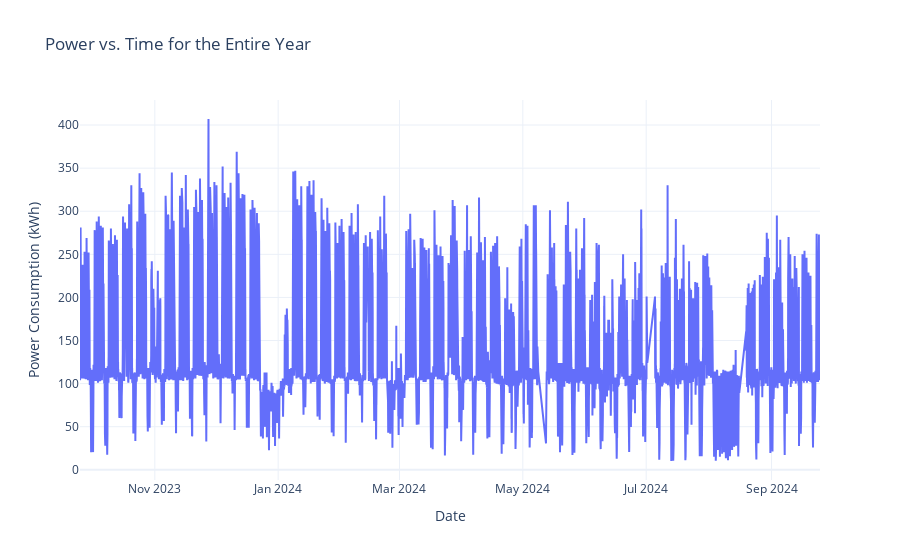

The notebook cell saved with this chart:
### Markdown cell above
### Step 2: Plot Power Consumption Over Time (Scenario 1)

### Code cell
# Plot Power vs. Time for the Entire Year
fig = go.Figure()
fig.add_trace(go.Scatter(x=filtered_data.index, y=filtered_data['Consumption'],
                         mode='lines', name='Hourly Consumption'))

fig.update_layout(
    title='Power vs. Time for the Entire Year',
    xaxis_title='Date',
    yaxis_title='Power Consumption (kWh)',
    template='plotly_white'
)
fig.show()

### Figure 1 — Plotly figure (JSON) as saved in the notebook; plotly's stock layout.template omitted (floating-point values rounded to 4 significant figures; data arrays with more than 128 entries replaced by an {"elided": "..."} marker saying what was removed)
{"data": [{"mode": "lines", "name": "Hourly Consumption", "type": "scatter", "x": {"elided": "8784 str values"}, "y": {"elided": "8784 float values"}}], "layout": {"title": {"text": "Power vs. Time for the Entire Year"}, "xaxis": {"title": {"text": "Date"}}, "yaxis": {"title": {"text": "Power Consumption (kWh)"}}}}
